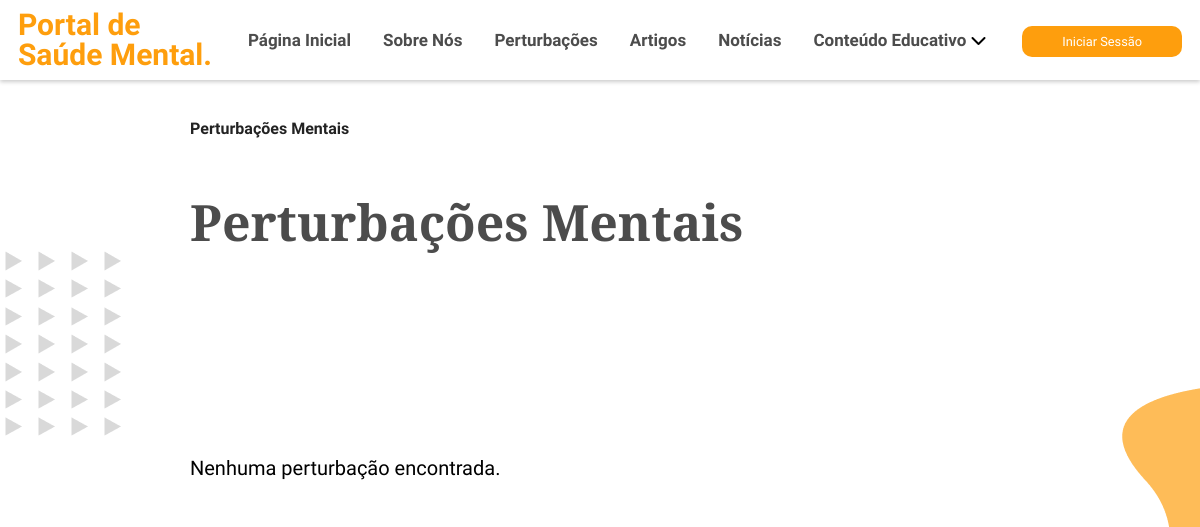
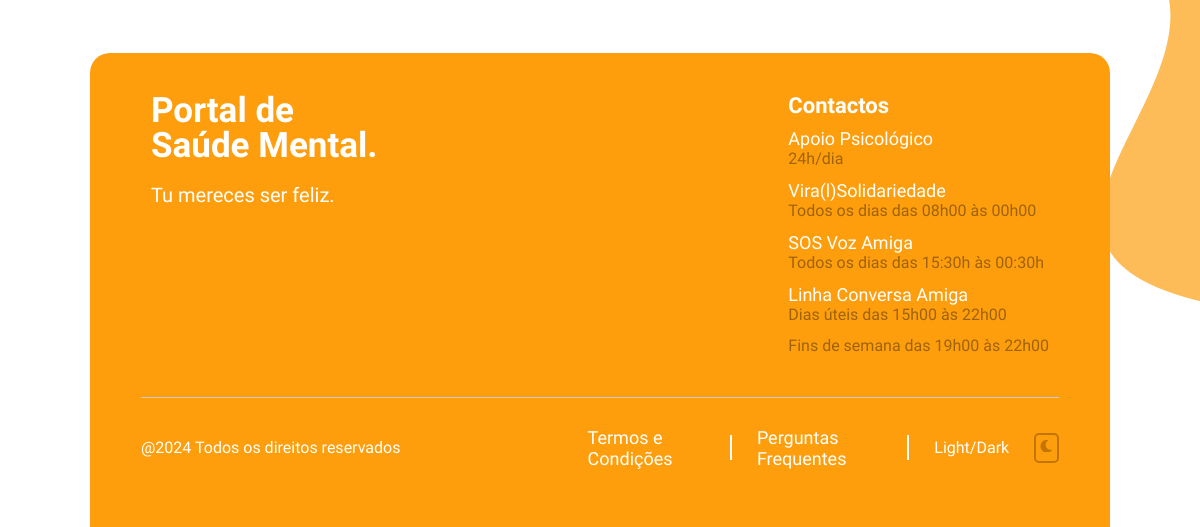
/perturbacoes/index.php, run on an earlier commit of the app's database (2 pictures, top to bottom).
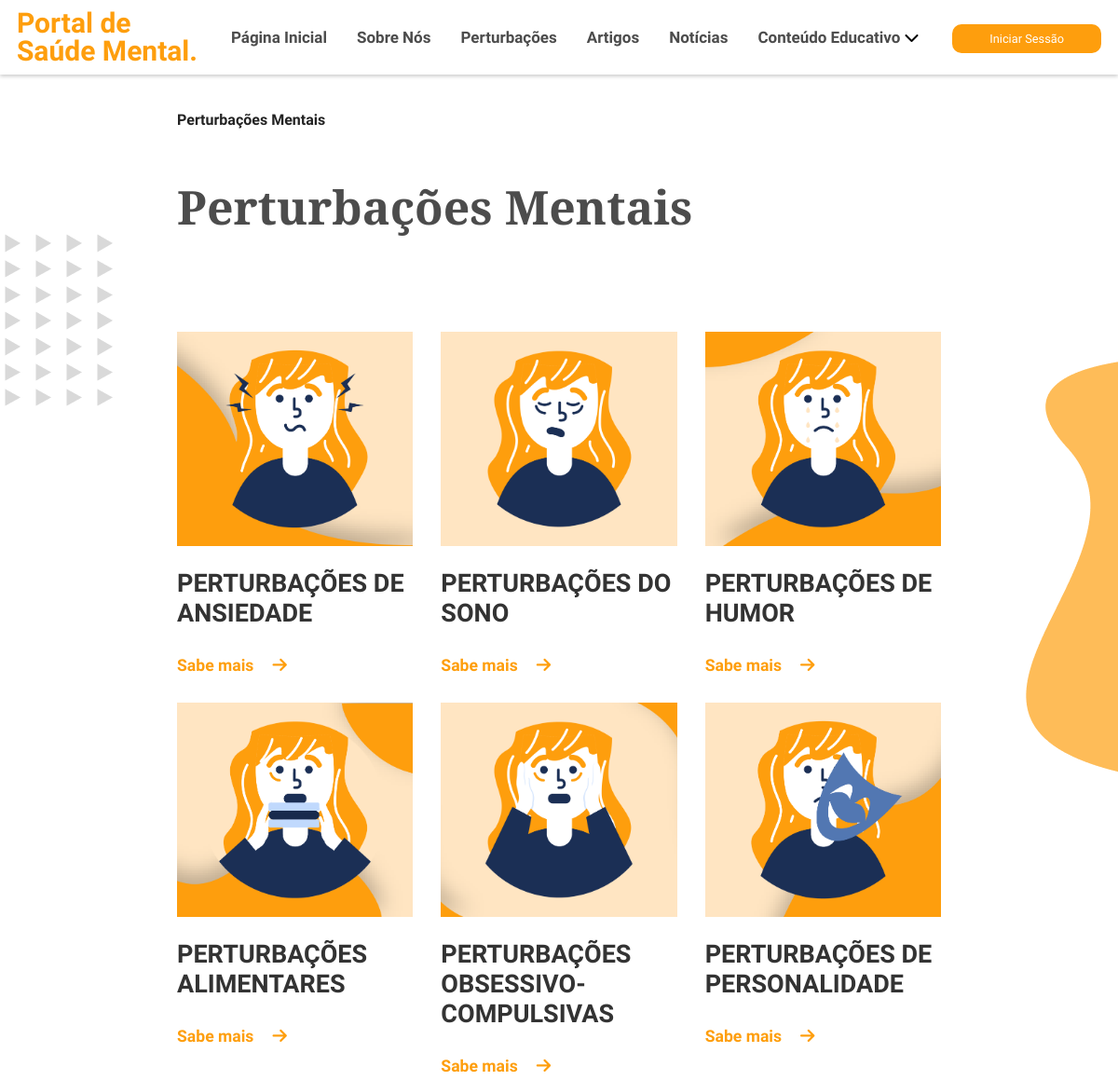
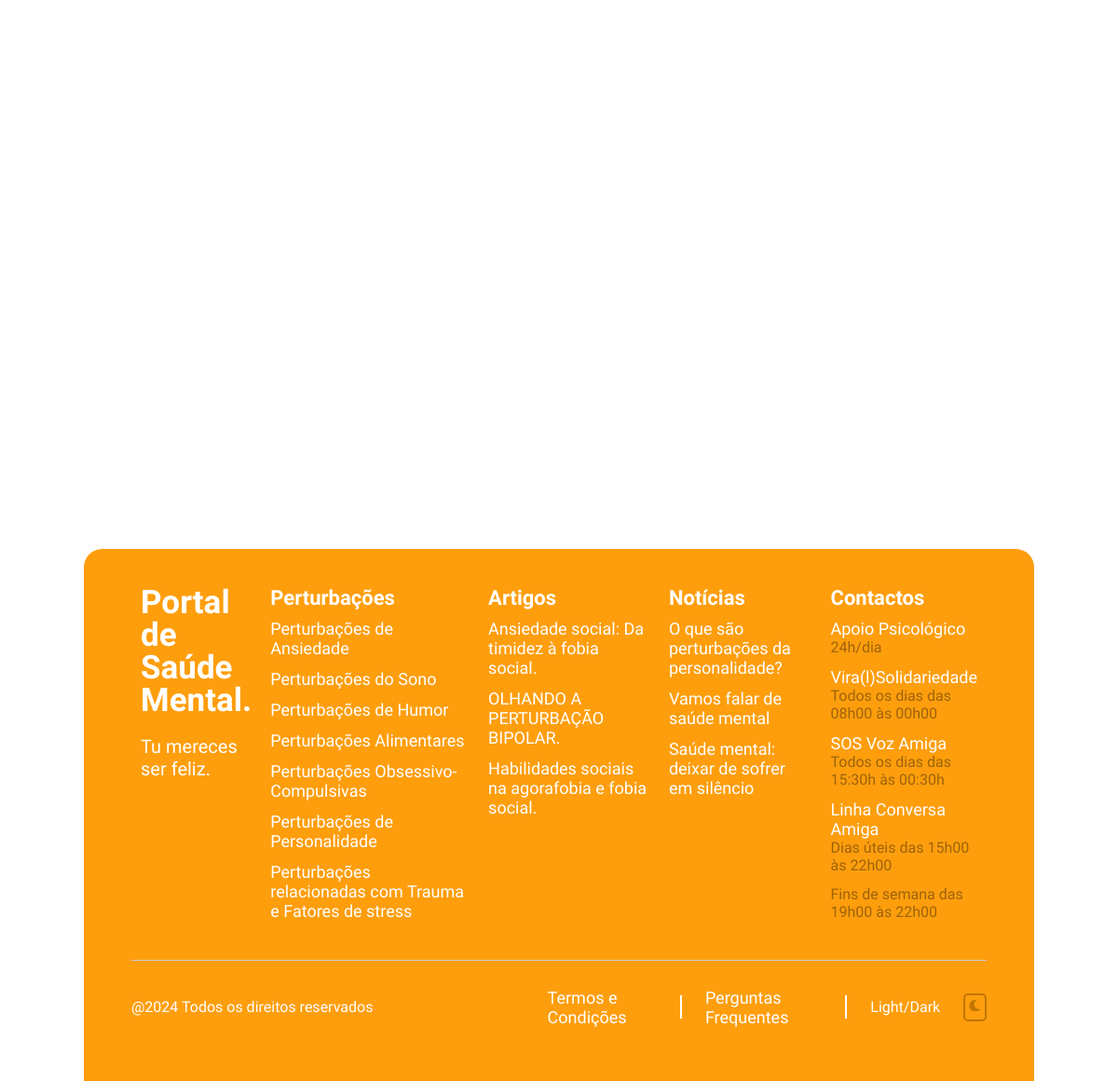
And on a later commit of the database (2 pictures, top to bottom).
### tables this page shows
CREATE TABLE `perturbacoes` (
  `perturbacoes_id` int(11) NOT NULL,
  `nome` varchar(255) NOT NULL,
  `texto` mediumtext NOT NULL,
  `img_perturbacao` mediumtext DEFAULT NULL,
  `img_perturbacao_circ` mediumtext DEFAULT NULL,
  `banner_perturbacao` mediumtext NOT NULL,
  `fonte` varchar(1000) NOT NULL
);

CREATE TABLE `artigos` (
  `artigo_id` int(11) NOT NULL,
  `juncao_perturbacoes_id` int(11) DEFAULT NULL,
  `titulo` varchar(1000) NOT NULL,
  `data_publicacao` mediumtext NOT NULL,
  `autor` mediumtext NOT NULL,
  `img_artigo` mediumtext NOT NULL,
  `fonte` varchar(1000) NOT NULL
);

CREATE TABLE `noticias` (
  `noticias_id` int(11) NOT NULL,
  `titulo` varchar(1000) NOT NULL,
  `data_publicacao` date NOT NULL,
  `autor` varchar(1000) NOT NULL,
  `img_noticia` mediumtext NOT NULL,
  `conteudo_texto` varchar(1000) NOT NULL,
  `fonte` varchar(1000) NOT NULL
);

### perturbacoes/index.php (the view, shortened to what this page needs)
<?php
include '../includes/header.php';
require_once ("../conn/conn.php");
?>
<body>
    <header>
        <div class="navbar">
            <div class="logo">Portal de <br> Saúde Mental.</div>
            <ul class="links">
                <li><a href="../paginainicial">Página Inicial</a></li>
                <li><a href="../sobre-nos">Sobre Nós</a></li>
                <li><a href="">Perturbações</a></li>
                <li><a href="../artigos">Artigos</a></li>
                <li><a href="../noticias">Notícias</a></li>
                <li><a href="../conteudo-educativo">Conteúdo Educativo</a>
                    <i class="fas fa-chevron-down"></i>
                </li>
            </ul>
            <?php if (!empty($_SESSION['id_utilizador'])): ?>
                <li class="dropdown-container">
                    <div class="profile-dropdown">
                        <img class="img-profile rounded-circle" src="../areacliente/registo/imgs/<?php if (!empty($row["img_perfil"])) {
                            echo $row["img_perfil"];
                        } else {
                            echo "teste.jpeg";
                        } ?>" alt="Imagem de Perfil">
                        <i class="fas fa-chevron-down" style="margin-right: 20px;"></i>
                        <ul class="dropdown-p">
                            <li><a href="../perfil/">Perfil</a></li>
                            <!--<li><a href="#">Termos e Condições</a></li>
                            <li><a href="#">Definições</a></li>-->
                        </ul>
                    </div>
                    <a class="btn" onclick="logout()">Terminar Sessão</a>
                </li>
            <?php else: ?>
                <li><a class="btn" href="../areacliente/login/">Iniciar Sessão</a></li>
            <?php endif ?>
        </div>
    </header>
    <ol role="list">
        <li class="list">
            <div class="items-current">
                <span class="text-sm" aria-current=page>
                    Perturbações Mentais
                </span>
            </div>
        </li>
    </ol>
    <div class="background1">
        <img src="imgs/imgs-backgrounds/background1.png" alt="banner background" />
    </div>
    <div class="background2">
        <img src="imgs/imgs-backgrounds/background2.png" alt="banner background" />
    </div>
    <div class="heading">
        <h1>
            Perturbações Mentais
        </h1>
    </div>
    <section class="perturbacoes" id="perturbacoes">
        <div class="perturbacoes-banner-container">
        </div>
        <?php
        $query = "SELECT nome, img_perturbacao FROM perturbacoes";
        $result = mysqli_query($conn, $query);
        if ($result && mysqli_num_rows($result) > 0) {
            ?>
            <div class="card-container">
                <?php
                while ($row = mysqli_fetch_assoc($result)) {
                    ?>
                    <div class="card">
                        <?php
                        $nome_codificado = urlencode($row["nome"]);
                        ?>
                        <a href="grupo-perturbacoes/?nome=<?php echo $nome_codificado; ?>">
                            <img src="../admin/inserir/imgs/perturbacoes/<?php if (!empty($row["img_perturbacao"])) {
                                echo $row["img_perturbacao"];
                            } else {
                                echo "teste.jpeg";
                            } ?>" alt="Quizz">
                        </a>
                        <h1>
                            <?php echo $row["nome"] ?>
                        </h1>
                        <a href="grupo-perturbacoes/?nome=<?php echo $nome_codificado; ?>" class="first-button">
                            Sabe mais<i class="fas fa-arrow-right"></i>
                        </a>
                    </div>
                    <?php
                }
                ?>
            </div>
            <?php
        } else {
            echo '<div style="margin: 100px 100px 30px 100px; font-size: 20px;">Nenhuma perturbação encontrada.</div>';
        }
        ?>
    </section>
    <footer>
        <div class="footer-row">
            <div class="footer-col">
                <h1>Portal de <br> Saúde Mental.</h1>
                <p>Tu mereces ser feliz.</p>
            </div>
            <?php
            $query = "SELECT nome, img_perturbacao FROM perturbacoes";
            $result = mysqli_query($conn, $query);
            if ($result && mysqli_num_rows($result) > 0) {
                ?>
                <div class="footer-col">
                    <h3>Perturbações</h3>
                    <?php
                    while ($row = mysqli_fetch_assoc($result)) {
                        ?>
                        <ul>
                            <?php
                            $nome_codificado = urlencode($row["nome"]);
                            ?>
                            <li><a
                                    href="../perturbacoes/grupo-perturbacoes/?nome=<?php echo $nome_codificado; ?>"><?php echo $row["nome"] ?></a>
                            </li>
                        </ul>
                        <?php
                    }
                    ?>
                </div>
                <?php
            }
            ?>
            <?php
            $query = "SELECT titulo FROM artigos LIMIT 3";
            $result = mysqli_query($conn, $query);
            if ($result && mysqli_num_rows($result) > 0) {
                ?>
                <div class="footer-col">
                    <h3>Artigos</h3>
                    <?php
                    while ($row = mysqli_fetch_assoc($result)) {
                        ?>
                        <ul>
                            <?php
                            $titulo_codificado = urlencode($row["titulo"]);
                            ?>
                            <li><a
                                    href="../artigos/artigo/?titulo=<?php echo $titulo_codificado; ?>"><?php echo $row["titulo"] ?></a>
                            </li>
                        </ul>
                        <?php
                    }
                    ?>
                </div>
                <?php
            }
            ?>
            <?php
            $query = "SELECT titulo FROM noticias LIMIT 3";
            $result = mysqli_query($conn, $query);
            if ($result && mysqli_num_rows($result) > 0) {
                ?>
                <div class="footer-col">
                    <h3>Notícias</h3>
                    <?php
                    while ($row = mysqli_fetch_assoc($result)) {
                        ?>
                        <ul>
                            <?php
                            $titulo_codificado = urlencode($row["titulo"]);
                            ?>
                            <li><a
                                    href="../noticias/noticia/?titulo=<?php echo $titulo_codificado; ?>"><?php echo $row["titulo"] ?></a>
                            </li>
                        </ul>
                        <?php
                    }
                    ?>
                </div>
                <?php
            }
            ?>
            <div class="footer-col">
                <h3>Contactos</h3>
                <ul>
                    <li><a href="https://www.sns24.gov.pt/servico/aconselhamento-psicologico-no-sns-24/#" target="_blank">Apoio Psicológico</a>
                        <ul>
                            <li>24h/dia</li>
                        </ul>
                    </li>
                </ul>
                <ul>
                    <li><a href="https://www.instagram.com/p/CK665-vMKhw/" target="_blank">Vira(l)Solidariedade</a>
                        <ul>
                            <li>Todos os dias das 08h00 às 00h00</li>
                        </ul>
                    </li>
                </ul>
                <ul>
                    <li><a href="https://www.sosvozamiga.org/pt/contactos/" target="_blank">SOS Voz Amiga</a>
                        <ul>
                            <li>Todos os dias das 15:30h às 00:30h</li>
                        </ul>
                    </li>
                </ul>
                <ul>
                    <li><a href="https://eportugal.gov.pt/servicos/pedir-apoio-psicologico-e-emocional-atraves-da-linha-conversa-amiga-" target="_blank">Linha Conversa Amiga</a>
                        <ul>
                            <li>Dias úteis das 15h00 às 22h00</li>
                            <li>Fins de semana das 19h00 às 22h00</li>
                        </ul>
                    </li>
                </ul>
            </div>
        </div>
        <hr>
        <div class="footer-links">
            <p class="copyright">@2024 Todos os direitos reservados</p>
            <div class="footer-links-2">
                <a href="../termos-e-condicoes">Termos e Condições</a>
                <div class="vertical-hr"></div>
                <a href="../perguntas-frequentes">Perguntas Frequentes</a>
                <div class="vertical-hr"></div>
                Light/Dark<button id="dark-mode-toggle" class="dark-mode-toggle">
                    </button>
            </div>
        </div>
    </footer>
</body>
</html>

### includes/header.php (shortened to what this page needs)
<!DOCTYPE html>
<html class="selection:text-white selection:bg-orange-400">
<head>
    <link rel="stylesheet" type="text/css" href="css/style.css">
    <link rel="stylesheet" href="https://cdnjs.cloudflare.com/ajax/libs/font-awesome/6.4.2/css/all.min.css"
 />
    <link rel="stylesheet" href="https://cdnjs.cloudflare.com/ajax/libs/OwlCarousel2/2.3.4/assets/owl.carousel.min.css">
    <link rel="stylesheet"
        href="https://cdnjs.cloudflare.com/ajax/libs/OwlCarousel2/2.3.4/assets/owl.theme.default.min.css">
    <link rel="stylesheet" href="https://cdn.jsdelivr.net/npm/sweetalert2@11/dist/sweetalert2.min.css">
</head>

What changed in the data, as far as the page shows it:
added perturbacoes: img_perturbacao (picture), nome "PERTURBAÇÕES DE ANSIEDADE", nome "Perturbações de Ansiedade"
added perturbacoes: img_perturbacao (picture), nome "PERTURBAÇÕES DO SONO", nome "Perturbações do Sono"
added perturbacoes: img_perturbacao (picture), nome "PERTURBAÇÕES DE HUMOR", nome "Perturbações de Humor"
added perturbacoes: img_perturbacao (picture), nome "PERTURBAÇÕES ALIMENTARES", nome "Perturbações Alimentares"
added perturbacoes: img_perturbacao (picture), nome "PERTURBAÇÕES OBSESSIVO-COMPULSIVAS", nome "Perturbações Obsessivo-Compulsivas"
added perturbacoes: img_perturbacao (picture), nome "PERTURBAÇÕES DE PERSONALIDADE", nome "Perturbações de Personalidade"
added perturbacoes: nome "Perturbações relacionadas com Trauma e Fatores de stress", shown under "Perturbações"
added artigos: titulo "Ansiedade social: Da timidez à fobia social."
added artigos: titulo "OLHANDO A PERTURBAÇÃO BIPOLAR."
added artigos: titulo "Habilidades sociais na agorafobia e fobia social."
added noticias: titulo "O que são perturbações da personalidade?"
added noticias: titulo "Vamos falar de saúde mental"
added noticias: titulo "Saúde mental: deixar de sofrer em silêncio"
Also different on the page:
text no longer shown: "Nenhuma perturbação encontrada."
text now shown: "Perturbações Artigos Notícias"
